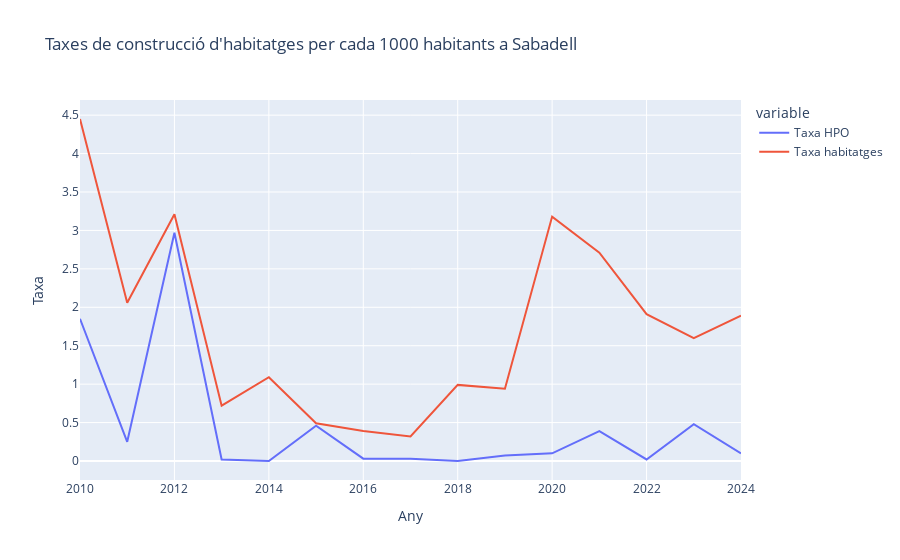

Notebook cell for this chart:
### Code cell
fig = px.line(df2,
              y=['Taxa HPO', 'Taxa habitatges'],
              title=f"Taxes de construcció d'habitatges per cada 1000 habitants a {ciutat}",
              labels={'value':'Taxa'}
             )
fig.show()

### Figure 1 — Plotly figure (JSON) as saved in the notebook; plotly's stock layout.template omitted (floating-point values rounded to 4 significant figures)
{"data": [{"hovertemplate": "variable=Taxa HPO<br>Any=%{x}<br>Taxa=%{y}<extra></extra>", "legendgroup": "Taxa HPO", "line": {"color": "#636efa", "dash": "solid"}, "marker": {"symbol": "circle"}, "mode": "lines", "name": "Taxa HPO", "orientation": "v", "showlegend": true, "type": "scatter", "x": [2010, 2011, 2012, 2013, 2014, 2015, 2016, 2017, 2018, 2019, 2020, 2021, 2022, 2023, 2024], "xaxis": "x", "y": [1.85, 0.25, 2.97, 0.02, 0.0, 0.46, 0.03, 0.03, 0.0, 0.07, 0.1, 0.39, 0.02, 0.48, 0.1], "yaxis": "y"}, {"hovertemplate": "variable=Taxa habitatges<br>Any=%{x}<br>Taxa=%{y}<extra></extra>", "legendgroup": "Taxa habitatges", "line": {"color": "#EF553B", "dash": "solid"}, "marker": {"symbol": "circle"}, "mode": "lines", "name": "Taxa habitatges", "orientation": "v", "showlegend": true, "type": "scatter", "x": [2010, 2011, 2012, 2013, 2014, 2015, 2016, 2017, 2018, 2019, 2020, 2021, 2022, 2023, 2024], "xaxis": "x", "y": [4.45, 2.06, 3.21, 0.72, 1.09, 0.49, 0.39, 0.32, 0.99, 0.94, 3.18, 2.71, 1.91, 1.6, 1.89], "yaxis": "y"}], "layout": {"legend": {"title": {"text": "variable"}, "tracegroupgap": 0}, "title": {"text": "Taxes de construcció d'habitatges per cada 1000 habitants a Sabadell"}, "xaxis": {"anchor": "y", "domain": [0, 1], "title": {"text": "Any"}}, "yaxis": {"anchor": "x", "domain": [0, 1], "title": {"text": "Taxa"}}}}
